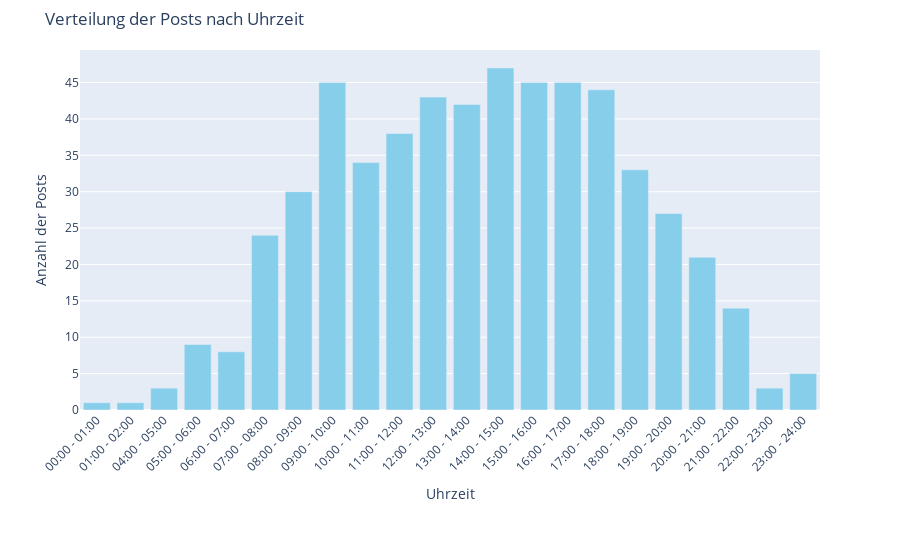

Notebook code for this chart:
### Code cell
# Sicherstellen, dass 'date_local' datetime ist
df_posts['date_local'] = pd.to_datetime(df_posts['date_local'])

# Stunde extrahieren
df_posts['hour'] = df_posts['date_local'].dt.hour

# Anzahl Posts pro Stunde zählen und sortieren
post_counts_per_hour = df_posts['hour'].value_counts().sort_index()

# Achsenlabels
labels = [f"{h:02d}:00 - {h+1:02d}:00" for h in post_counts_per_hour.index]

# DataFrame für Plotly
df_hourly = pd.DataFrame({
    'Uhrzeit': labels,
    'Anzahl Posts': post_counts_per_hour.values
})

fig = px.bar(
    df_hourly,
    x='Uhrzeit',
    y='Anzahl Posts',
    title='Verteilung der Posts nach Uhrzeit',
    labels={'Anzahl Posts': 'Anzahl der Posts', 'Uhrzeit': 'Uhrzeit'},
    color_discrete_sequence=['skyblue']
)

fig.update_layout(
    xaxis_tickangle=-45,
    yaxis=dict(showgrid=True),
    margin=dict(t=50, b=150)
)

fig.show()

### Figure 1 — Plotly figure (JSON) as saved in the notebook; plotly's stock layout.template omitted (floating-point values rounded to 4 significant figures)
{"data": [{"hovertemplate": "Uhrzeit=%{x}<br>Anzahl der Posts=%{y}<extra></extra>", "legendgroup": "", "marker": {"color": "skyblue", "pattern": {"shape": ""}}, "name": "", "orientation": "v", "showlegend": false, "textposition": "auto", "type": "bar", "x": ["00:00 - 01:00", "01:00 - 02:00", "04:00 - 05:00", "05:00 - 06:00", "06:00 - 07:00", "07:00 - 08:00", "08:00 - 09:00", "09:00 - 10:00", "10:00 - 11:00", "11:00 - 12:00", "12:00 - 13:00", "13:00 - 14:00", "14:00 - 15:00", "15:00 - 16:00", "16:00 - 17:00", "17:00 - 18:00", "18:00 - 19:00", "19:00 - 20:00", "20:00 - 21:00", "21:00 - 22:00", "22:00 - 23:00", "23:00 - 24:00"], "xaxis": "x", "y": [1, 1, 3, 9, 8, 24, 30, 45, 34, 38, 43, 42, 47, 45, 45, 44, 33, 27, 21, 14, 3, 5], "yaxis": "y"}], "layout": {"barmode": "relative", "legend": {"tracegroupgap": 0}, "margin": {"b": 150, "t": 50}, "title": {"text": "Verteilung der Posts nach Uhrzeit"}, "xaxis": {"anchor": "y", "domain": [0, 1], "tickangle": -45, "title": {"text": "Uhrzeit"}}, "yaxis": {"anchor": "x", "domain": [0, 1], "showgrid": true, "title": {"text": "Anzahl der Posts"}}}}
